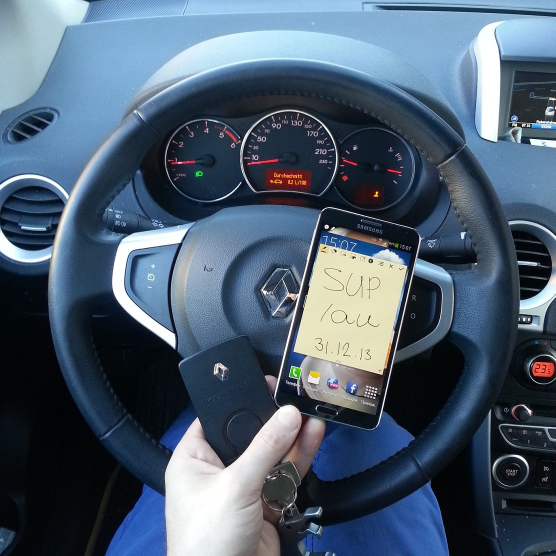
#> input picture i/14186592364181.jpg, 1111 x 1111 px (shown at 1/2 size); its folder holds 4 pictures in this run
$ python gen.py
#> lines starting #> are read from the running program, lines starting #| are printed output that depends on the picture

import os
from itertools import cycle
from PIL import Image
from meta import models

tpl = """
<!DOCTYPE html>
<html lang="ru">
<head>
<title>Предновогодний пруфтред 2014-2015</title>
<meta charset="UTF-8">
<style>
body {{background-color:#eee;}}
h1 {{color:#FF6600;}}
h2 {{text-align:center;}}
.col {{float:left;width:172px;background-color:#dddddd;}}
.cell {{margin:6px;}}
.cell p {{margin: 0px 0px 3px 0px;text-align:center;}}
.cell span {{ position:absolute;font-weight:bold;color:gold;text-decoration:none;margin: 1px 0px 0px 4px;text-shadow: black 0.1em 0.1em 0.2em; }}
</style>
<script type="text/javascript" src="https://cdnjs.cloudflare.com/ajax/libs/jquery/2.1.3/jquery.min.js"></script>
<script type="text/javascript" src="https://cdnjs.cloudflare.com/ajax/libs/jquery-mousewheel/3.1.12/jquery.mousewheel.min.js"></script>
<script type="text/javascript" src="https://cdnjs.cloudflare.com/ajax/libs/fancybox/2.1.5/jquery.fancybox.min.js"></script>
<link rel="stylesheet" href="https://cdnjs.cloudflare.com/ajax/libs/fancybox/2.1.5/jquery.fancybox.min.css" type="text/css" media="screen" />

<script type="text/javascript">
$(document).ready(function() {{
	$("a[href$='.jpg']").attr('rel', 'gallery').fancybox({{
                'padding': 6,
                'loop': true,
                helpers		: {{
			title	: {{ type : 'inside' }},
			buttons	: {{}}
                }}
	}});
}});
</script>

<body>
<a href="https://github.com/auman"><img style="position: absolute; top: 0; right: 0; border: 0;" src="https://camo.githubusercontent.com/38ef81f8aca64bb9a64448d0d70f1308ef5341ab/68747470733a2f2f73332e616d617a6f6e6177732e636f6d2f6769746875622f726962626f6e732f666f726b6d655f72696768745f6461726b626c75655f3132313632312e706e67" alt="Fork me on GitHub" data-canonical-src="https://s3.amazonaws.com/github/ribbons/forkme_right_darkblue_121621.png"></a>
<h1 style="text-align:center;">Предновогодний пруфтред 2014-2015</h1>
<h2>Всего пруфов: {}</h2>
<div style="width:900px;margin:0px auto;">
{}
</div>
 <div id="disqus_thread"></div>
    <script type="text/javascript">
        /* * * CONFIGURATION VARIABLES: EDIT BEFORE PASTING INTO YOUR WEBPAGE * * */
        var disqus_shortname = 'aumangithubio'; // required: replace example with your forum shortname

        /* * * DON'T EDIT BELOW THIS LINE * * */
        (function() {{
            var dsq = document.createElement('script'); dsq.type = 'text/javascript'; dsq.async = true;
            dsq.src = '//' + disqus_shortname + '.disqus.com/embed.js';
            (document.getElementsByTagName('head')[0] || document.getElementsByTagName('body')[0]).appendChild(dsq);
        }})();
    </script>
    <noscript>Please enable JavaScript to view the <a href="http://disqus.com/?ref_noscript">comments powered by Disqus.</a></noscript>
</body>

<script>
(function(i,s,o,g,r,a,m){{i['GoogleAnalyticsObject']=r;i[r]=i[r]||function(){{
(i[r].q=i[r].q||[]).push(arguments)}},i[r].l=1*new Date();a=s.createElement(o),
m=s.getElementsByTagName(o)[0];a.async=1;a.src=g;m.parentNode.insertBefore(a,m)
}})(window,document,'script','//www.google-analytics.com/analytics.js','ga');
ga('create', 'UA-57878382-1', 'auto');
ga('send', 'pageview');
</script>

</head>
</html>

"""

COLS_COUNT = 5

SKIP = (124,)

def main():

    files = os.listdir('i')
    cols = ['',] * COLS_COUNT
    total = 0
    count_files = len(files)
    for col, f in zip(cycle(range(COLS_COUNT)),
            sorted(files, key=lambda x: int(x[:-4]))):
        total += 1
        if total in SKIP:
            continue
        im = Image.open(os.path.join('i', f))
#> im is the input picture: PIL image 1111x1111 RGB; mean R, G, B 76.2, 93.4, 111.4
        width, height = im.size
#> width = 1111; height = 1111
        if height > width:
            im.thumbnail([160, 160 / (width / height)])
        else:
            im.thumbnail([160, 160])
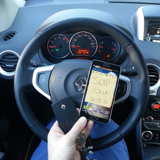
#> im: PIL image 160x160 RGB; mean R, G, B 76, 93.3, 111.3
        thumb_path = os.path.join('thumbs', os.path.basename(f))
        im.save(thumb_path, 'JPEG', quality=80, optimize=True, progressive=True)
        if total < count_files - 1:
            label = models.get(total)
            if label:
                label = '<p>{}</p>'.format(label)
                title = 'title="{}"'.format(label)
            else:
                label = ''
                title = ''
            cols[col] += '''<div class="cell">
                            <a href="./i/{1}" target="_blank" {3}>
                                <span>{0}</span>
                                <img src="./thumbs/{1}" width="160px"/>
                                {2}
                            </a>
                        </div>'''.format(total, f, label, title)
        else:
            cols[col] += '''<div class="cell">
                            <a href="./i/{0}" target="_blank">
                                <img src="./thumbs/{0}" width="160px"/>
                            </a>
                        </div>'''.format(f)
#> pass 2 of the loop in main, `for col, f in zip(cycle(range(COLS_COUNT)),`:
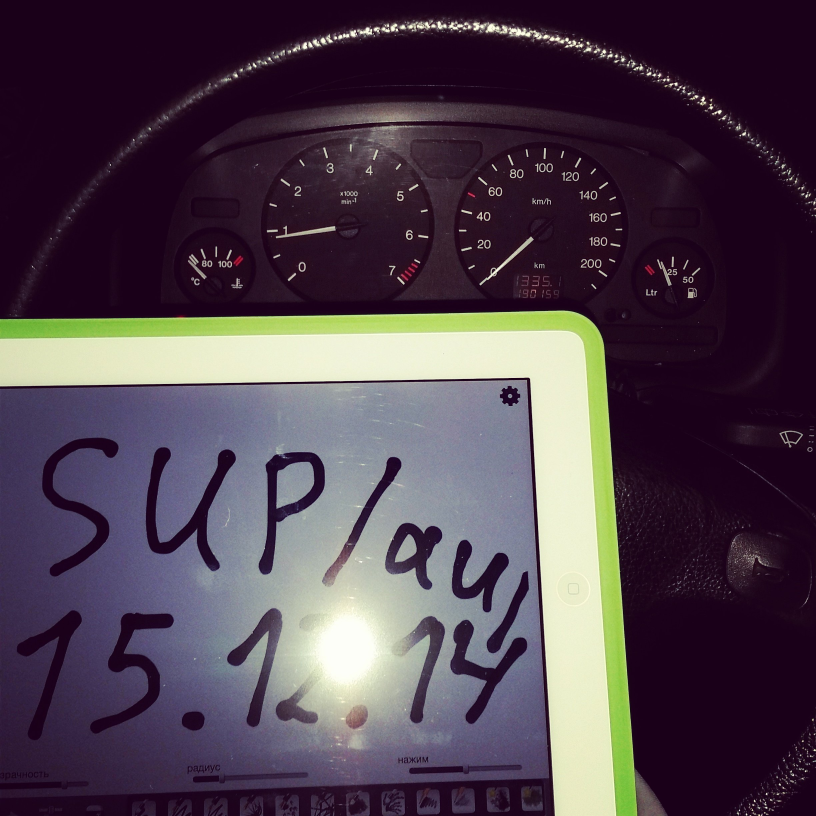
#> input picture i/14186673999800.jpg, 2448 x 2448 px (shown at 1/3 size)
#> in main, im is the input picture: PIL image 2448x2448 RGB; mean R, G, B 78.6, 64.7, 77.2
#> in main, `im.thumbnail([160, 160])`:
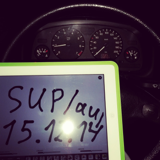
#> im: PIL image 160x160 RGB; mean R, G, B 78.6, 64.7, 77.2
#> pass 3 of the loop in main, `for col, f in zip(cycle(range(COLS_COUNT)),`:
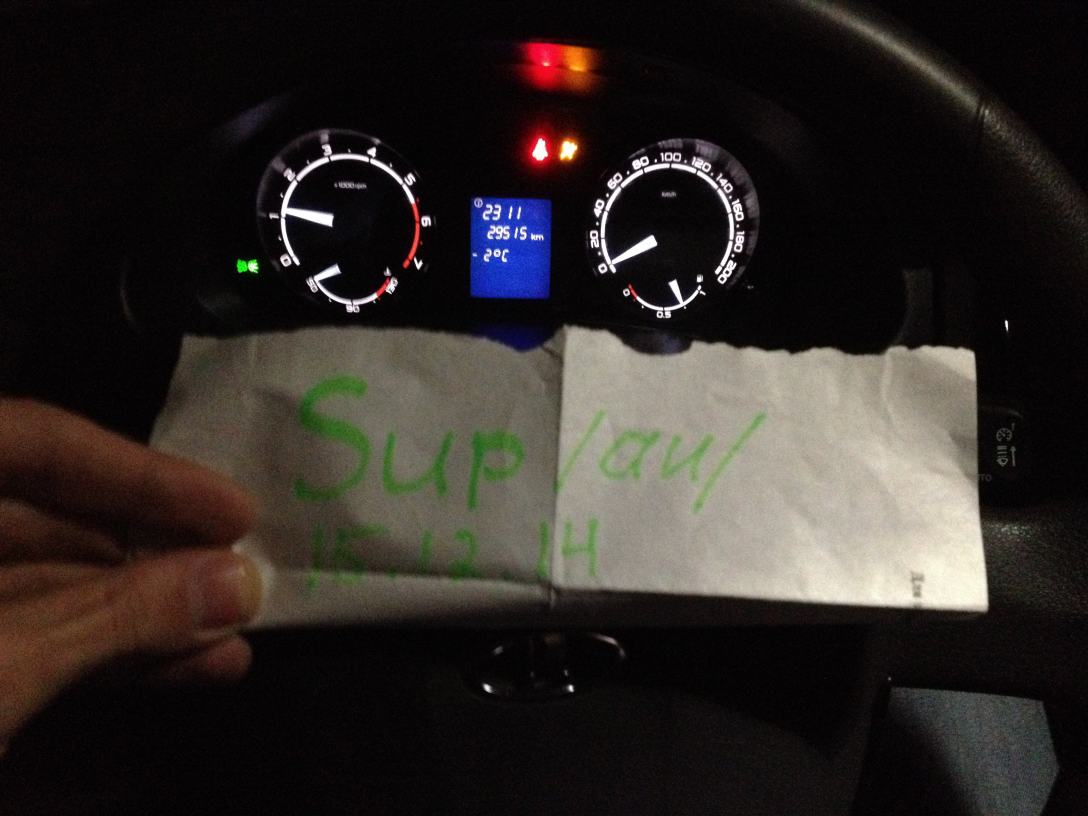
#> input picture i/14186682914861.jpg, 3264 x 2448 px (shown at 1/3 size)
#> in main, im is the input picture: PIL image 3264x2448 RGB; mean R, G, B 46.6, 41.1, 37.8
#> in main, `im.thumbnail([160, 160])`:
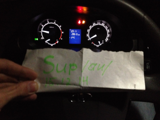
#> im: PIL image 160x120 RGB; mean R, G, B 46.6, 41.1, 37.8
#> the loop made 4 passes; the first 3 are shown


    data = '</div><div class="col">'.join(cols)
    data = '<div class="col">{}</div>'.format(data)
    print(tpl.format(total - 2, data))

if __name__ == '__main__':
    main()
